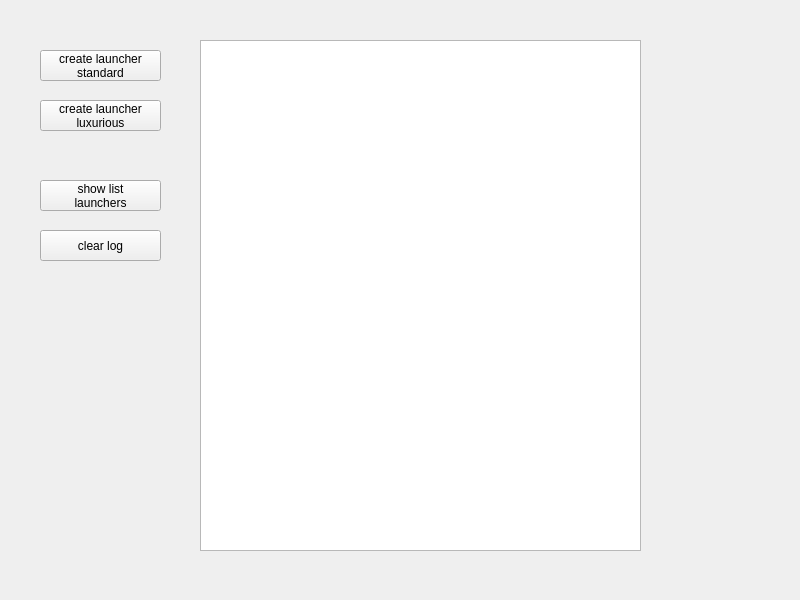
<?xml version="1.0" encoding="UTF-8"?>
<ui version="4.0">
 <class>ViewWidget1</class>
 <widget class="QWidget" name="ViewWidget1">
  <property name="geometry">
   <rect>
    <x>0</x>
    <y>0</y>
    <width>800</width>
    <height>600</height>
   </rect>
  </property>
  <property name="windowTitle">
   <string>Widget</string>
  </property>
  <widget class="QPushButton" name="btnCreateOneLouncherStandard">
   <property name="geometry">
    <rect>
     <x>40</x>
     <y>50</y>
     <width>121</width>
     <height>31</height>
    </rect>
   </property>
   <property name="text">
    <string>create launcher
standard</string>
   </property>
  </widget>
  <widget class="QPlainTextEdit" name="edtListLaunchers">
   <property name="geometry">
    <rect>
     <x>200</x>
     <y>40</y>
     <width>441</width>
     <height>511</height>
    </rect>
   </property>
  </widget>
  <widget class="QPushButton" name="btnShowListLaunchers">
   <property name="geometry">
    <rect>
     <x>40</x>
     <y>180</y>
     <width>121</width>
     <height>31</height>
    </rect>
   </property>
   <property name="text">
    <string>show list
launchers</string>
   </property>
  </widget>
  <widget class="QPushButton" name="btnClearLog">
   <property name="geometry">
    <rect>
     <x>40</x>
     <y>230</y>
     <width>121</width>
     <height>31</height>
    </rect>
   </property>
   <property name="text">
    <string>clear log</string>
   </property>
  </widget>
  <widget class="QPushButton" name="btnCreateOneLouncherLuxurious">
   <property name="geometry">
    <rect>
     <x>40</x>
     <y>100</y>
     <width>121</width>
     <height>31</height>
    </rect>
   </property>
   <property name="text">
    <string>create launcher
luxurious</string>
   </property>
  </widget>
 </widget>
 <resources/>
 <connections/>
</ui>
